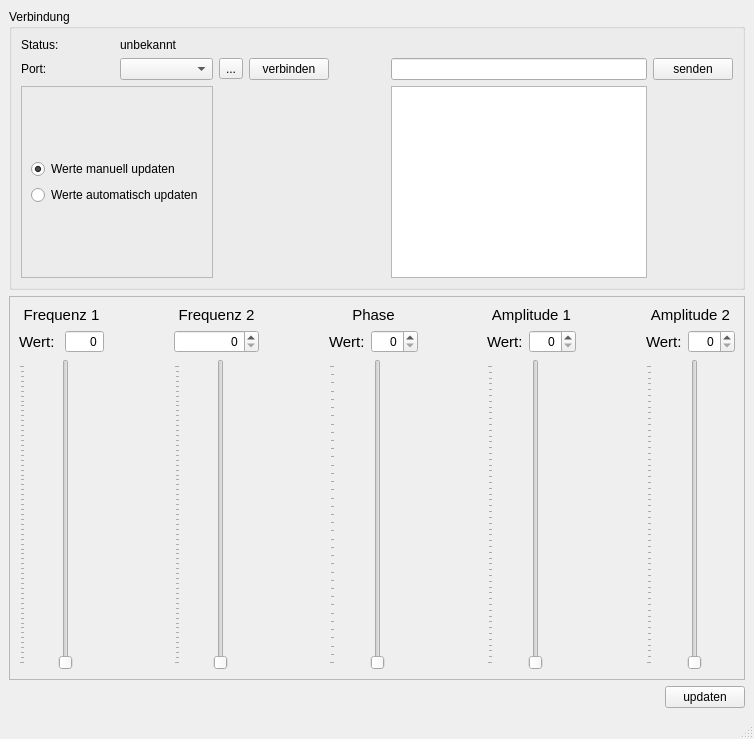
<?xml version="1.0" encoding="UTF-8"?>
<ui version="4.0">
 <class>Hauptfenster_QMW</class>
 <widget class="QMainWindow" name="Hauptfenster_QMW">
  <property name="geometry">
   <rect>
    <x>0</x>
    <y>0</y>
    <width>754</width>
    <height>739</height>
   </rect>
  </property>
  <property name="windowTitle">
   <string>MainWindow</string>
  </property>
  <widget class="QWidget" name="centralwidget">
   <layout class="QGridLayout" name="gridLayout_2">
    <item row="2" column="0" colspan="2">
     <widget class="QFrame" name="frame">
      <property name="minimumSize">
       <size>
        <width>0</width>
        <height>90</height>
       </size>
      </property>
      <property name="frameShape">
       <enum>QFrame::StyledPanel</enum>
      </property>
      <property name="frameShadow">
       <enum>QFrame::Raised</enum>
      </property>
      <layout class="QGridLayout" name="gridLayout">
       <item row="0" column="12" colspan="2">
        <widget class="QLabel" name="label_6">
         <property name="minimumSize">
          <size>
           <width>85</width>
           <height>0</height>
          </size>
         </property>
         <property name="font">
          <font>
           <pointsize>11</pointsize>
          </font>
         </property>
         <property name="text">
          <string>Amplitude 1</string>
         </property>
         <property name="alignment">
          <set>Qt::AlignCenter</set>
         </property>
        </widget>
       </item>
       <item row="0" column="0" colspan="2">
        <widget class="QLabel" name="label">
         <property name="minimumSize">
          <size>
           <width>85</width>
           <height>0</height>
          </size>
         </property>
         <property name="font">
          <font>
           <pointsize>11</pointsize>
          </font>
         </property>
         <property name="text">
          <string>Frequenz 1</string>
         </property>
         <property name="alignment">
          <set>Qt::AlignCenter</set>
         </property>
        </widget>
       </item>
       <item row="2" column="12" colspan="2">
        <widget class="QSlider" name="VS_A1">
         <property name="sizePolicy">
          <sizepolicy hsizetype="Preferred" vsizetype="Expanding">
           <horstretch>0</horstretch>
           <verstretch>0</verstretch>
          </sizepolicy>
         </property>
         <property name="minimumSize">
          <size>
           <width>0</width>
           <height>250</height>
          </size>
         </property>
         <property name="maximum">
          <number>255</number>
         </property>
         <property name="orientation">
          <enum>Qt::Vertical</enum>
         </property>
         <property name="tickPosition">
          <enum>QSlider::TicksAbove</enum>
         </property>
         <property name="tickInterval">
          <number>5</number>
         </property>
        </widget>
       </item>
       <item row="1" column="0">
        <widget class="QLabel" name="label_9">
         <property name="sizePolicy">
          <sizepolicy hsizetype="Minimum" vsizetype="Preferred">
           <horstretch>0</horstretch>
           <verstretch>0</verstretch>
          </sizepolicy>
         </property>
         <property name="font">
          <font>
           <pointsize>11</pointsize>
          </font>
         </property>
         <property name="text">
          <string>Wert:</string>
         </property>
        </widget>
       </item>
       <item row="2" column="15" colspan="2">
        <widget class="QSlider" name="VS_A2">
         <property name="sizePolicy">
          <sizepolicy hsizetype="Preferred" vsizetype="Expanding">
           <horstretch>0</horstretch>
           <verstretch>0</verstretch>
          </sizepolicy>
         </property>
         <property name="minimumSize">
          <size>
           <width>0</width>
           <height>250</height>
          </size>
         </property>
         <property name="maximum">
          <number>255</number>
         </property>
         <property name="orientation">
          <enum>Qt::Vertical</enum>
         </property>
         <property name="tickPosition">
          <enum>QSlider::TicksAbove</enum>
         </property>
         <property name="tickInterval">
          <number>5</number>
         </property>
        </widget>
       </item>
       <item row="2" column="4" colspan="2">
        <widget class="QSlider" name="VS_F2">
         <property name="sizePolicy">
          <sizepolicy hsizetype="Preferred" vsizetype="Expanding">
           <horstretch>0</horstretch>
           <verstretch>0</verstretch>
          </sizepolicy>
         </property>
         <property name="minimumSize">
          <size>
           <width>0</width>
           <height>250</height>
          </size>
         </property>
         <property name="layoutDirection">
          <enum>Qt::LeftToRight</enum>
         </property>
         <property name="maximum">
          <number>300</number>
         </property>
         <property name="orientation">
          <enum>Qt::Vertical</enum>
         </property>
         <property name="tickPosition">
          <enum>QSlider::TicksAbove</enum>
         </property>
         <property name="tickInterval">
          <number>5</number>
         </property>
        </widget>
       </item>
       <item row="1" column="14">
        <spacer name="horizontalSpacer_5">
         <property name="orientation">
          <enum>Qt::Horizontal</enum>
         </property>
         <property name="sizeHint" stdset="0">
          <size>
           <width>40</width>
           <height>20</height>
          </size>
         </property>
        </spacer>
       </item>
       <item row="1" column="12">
        <widget class="QLabel" name="label_11">
         <property name="sizePolicy">
          <sizepolicy hsizetype="Minimum" vsizetype="Preferred">
           <horstretch>0</horstretch>
           <verstretch>0</verstretch>
          </sizepolicy>
         </property>
         <property name="font">
          <font>
           <pointsize>11</pointsize>
          </font>
         </property>
         <property name="text">
          <string>Wert:</string>
         </property>
        </widget>
       </item>
       <item row="0" column="8" colspan="2">
        <widget class="QLabel" name="label_2">
         <property name="minimumSize">
          <size>
           <width>85</width>
           <height>0</height>
          </size>
         </property>
         <property name="font">
          <font>
           <pointsize>11</pointsize>
          </font>
         </property>
         <property name="text">
          <string>Phase</string>
         </property>
         <property name="alignment">
          <set>Qt::AlignCenter</set>
         </property>
        </widget>
       </item>
       <item row="1" column="6">
        <spacer name="horizontalSpacer_3">
         <property name="orientation">
          <enum>Qt::Horizontal</enum>
         </property>
         <property name="sizeHint" stdset="0">
          <size>
           <width>40</width>
           <height>20</height>
          </size>
         </property>
        </spacer>
       </item>
       <item row="2" column="8" colspan="2">
        <widget class="QSlider" name="VS_P">
         <property name="sizePolicy">
          <sizepolicy hsizetype="Preferred" vsizetype="Expanding">
           <horstretch>0</horstretch>
           <verstretch>0</verstretch>
          </sizepolicy>
         </property>
         <property name="minimumSize">
          <size>
           <width>0</width>
           <height>250</height>
          </size>
         </property>
         <property name="maximum">
          <number>360</number>
         </property>
         <property name="pageStep">
          <number>10</number>
         </property>
         <property name="orientation">
          <enum>Qt::Vertical</enum>
         </property>
         <property name="tickPosition">
          <enum>QSlider::TicksAbove</enum>
         </property>
         <property name="tickInterval">
          <number>10</number>
         </property>
        </widget>
       </item>
       <item row="0" column="4" colspan="2">
        <widget class="QLabel" name="label_3">
         <property name="minimumSize">
          <size>
           <width>85</width>
           <height>0</height>
          </size>
         </property>
         <property name="font">
          <font>
           <pointsize>11</pointsize>
          </font>
         </property>
         <property name="text">
          <string>Frequenz 2</string>
         </property>
         <property name="alignment">
          <set>Qt::AlignCenter</set>
         </property>
        </widget>
       </item>
       <item row="2" column="0" colspan="2">
        <widget class="QSlider" name="VS_F1">
         <property name="sizePolicy">
          <sizepolicy hsizetype="Preferred" vsizetype="Expanding">
           <horstretch>0</horstretch>
           <verstretch>0</verstretch>
          </sizepolicy>
         </property>
         <property name="minimumSize">
          <size>
           <width>0</width>
           <height>250</height>
          </size>
         </property>
         <property name="font">
          <font>
           <pointsize>9</pointsize>
          </font>
         </property>
         <property name="maximum">
          <number>300</number>
         </property>
         <property name="singleStep">
          <number>1</number>
         </property>
         <property name="pageStep">
          <number>25</number>
         </property>
         <property name="orientation">
          <enum>Qt::Vertical</enum>
         </property>
         <property name="invertedAppearance">
          <bool>false</bool>
         </property>
         <property name="tickPosition">
          <enum>QSlider::TicksAbove</enum>
         </property>
         <property name="tickInterval">
          <number>5</number>
         </property>
        </widget>
       </item>
       <item row="1" column="11">
        <spacer name="horizontalSpacer_4">
         <property name="orientation">
          <enum>Qt::Horizontal</enum>
         </property>
         <property name="sizeHint" stdset="0">
          <size>
           <width>40</width>
           <height>20</height>
          </size>
         </property>
        </spacer>
       </item>
       <item row="1" column="3">
        <spacer name="horizontalSpacer_2">
         <property name="orientation">
          <enum>Qt::Horizontal</enum>
         </property>
         <property name="sizeHint" stdset="0">
          <size>
           <width>40</width>
           <height>20</height>
          </size>
         </property>
        </spacer>
       </item>
       <item row="1" column="15">
        <widget class="QLabel" name="label_12">
         <property name="sizePolicy">
          <sizepolicy hsizetype="Minimum" vsizetype="Preferred">
           <horstretch>0</horstretch>
           <verstretch>0</verstretch>
          </sizepolicy>
         </property>
         <property name="font">
          <font>
           <pointsize>11</pointsize>
          </font>
         </property>
         <property name="text">
          <string>Wert:</string>
         </property>
        </widget>
       </item>
       <item row="1" column="8">
        <widget class="QLabel" name="label_10">
         <property name="sizePolicy">
          <sizepolicy hsizetype="Minimum" vsizetype="Preferred">
           <horstretch>0</horstretch>
           <verstretch>0</verstretch>
          </sizepolicy>
         </property>
         <property name="font">
          <font>
           <pointsize>11</pointsize>
          </font>
         </property>
         <property name="text">
          <string>Wert:</string>
         </property>
        </widget>
       </item>
       <item row="0" column="15" colspan="2">
        <widget class="QLabel" name="label_7">
         <property name="minimumSize">
          <size>
           <width>85</width>
           <height>0</height>
          </size>
         </property>
         <property name="font">
          <font>
           <pointsize>11</pointsize>
          </font>
         </property>
         <property name="text">
          <string>Amplitude 2</string>
         </property>
         <property name="alignment">
          <set>Qt::AlignCenter</set>
         </property>
        </widget>
       </item>
       <item row="1" column="1">
        <widget class="QSpinBox" name="SB_val_F1">
         <property name="alignment">
          <set>Qt::AlignRight|Qt::AlignTrailing|Qt::AlignVCenter</set>
         </property>
         <property name="buttonSymbols">
          <enum>QAbstractSpinBox::NoButtons</enum>
         </property>
         <property name="maximum">
          <number>300</number>
         </property>
        </widget>
       </item>
       <item row="1" column="9">
        <widget class="QSpinBox" name="SB_val_P">
         <property name="alignment">
          <set>Qt::AlignRight|Qt::AlignTrailing|Qt::AlignVCenter</set>
         </property>
         <property name="readOnly">
          <bool>false</bool>
         </property>
         <property name="buttonSymbols">
          <enum>QAbstractSpinBox::UpDownArrows</enum>
         </property>
         <property name="maximum">
          <number>360</number>
         </property>
        </widget>
       </item>
       <item row="1" column="13">
        <widget class="QSpinBox" name="SB_val_A1">
         <property name="alignment">
          <set>Qt::AlignRight|Qt::AlignTrailing|Qt::AlignVCenter</set>
         </property>
         <property name="readOnly">
          <bool>false</bool>
         </property>
         <property name="buttonSymbols">
          <enum>QAbstractSpinBox::UpDownArrows</enum>
         </property>
         <property name="maximum">
          <number>255</number>
         </property>
        </widget>
       </item>
       <item row="1" column="16">
        <widget class="QSpinBox" name="SB_val_A2">
         <property name="alignment">
          <set>Qt::AlignRight|Qt::AlignTrailing|Qt::AlignVCenter</set>
         </property>
         <property name="readOnly">
          <bool>false</bool>
         </property>
         <property name="buttonSymbols">
          <enum>QAbstractSpinBox::UpDownArrows</enum>
         </property>
         <property name="maximum">
          <number>255</number>
         </property>
        </widget>
       </item>
       <item row="1" column="4" colspan="2">
        <widget class="QSpinBox" name="SB_val_F2">
         <property name="alignment">
          <set>Qt::AlignRight|Qt::AlignTrailing|Qt::AlignVCenter</set>
         </property>
         <property name="readOnly">
          <bool>false</bool>
         </property>
         <property name="buttonSymbols">
          <enum>QAbstractSpinBox::UpDownArrows</enum>
         </property>
         <property name="maximum">
          <number>300</number>
         </property>
        </widget>
       </item>
      </layout>
     </widget>
    </item>
    <item row="3" column="1">
     <widget class="QPushButton" name="B_update">
      <property name="text">
       <string>updaten</string>
      </property>
     </widget>
    </item>
    <item row="3" column="0">
     <spacer name="horizontalSpacer_6">
      <property name="orientation">
       <enum>Qt::Horizontal</enum>
      </property>
      <property name="sizeHint" stdset="0">
       <size>
        <width>40</width>
        <height>20</height>
       </size>
      </property>
     </spacer>
    </item>
    <item row="0" column="0" rowspan="2" colspan="2">
     <widget class="QGroupBox" name="groupBox">
      <property name="minimumSize">
       <size>
        <width>385</width>
        <height>82</height>
       </size>
      </property>
      <property name="title">
       <string>Verbindung</string>
      </property>
      <layout class="QGridLayout" name="gridLayout_3">
       <item row="1" column="4">
        <widget class="QPushButton" name="B_connect">
         <property name="minimumSize">
          <size>
           <width>80</width>
           <height>0</height>
          </size>
         </property>
         <property name="cursor">
          <cursorShape>PointingHandCursor</cursorShape>
         </property>
         <property name="text">
          <string>verbinden</string>
         </property>
        </widget>
       </item>
       <item row="0" column="1">
        <widget class="QLabel" name="label_5">
         <property name="text">
          <string>Status:</string>
         </property>
        </widget>
       </item>
       <item row="1" column="6">
        <widget class="QLineEdit" name="LE_send"/>
       </item>
       <item row="1" column="7">
        <widget class="QPushButton" name="B_send">
         <property name="cursor">
          <cursorShape>PointingHandCursor</cursorShape>
         </property>
         <property name="text">
          <string>senden</string>
         </property>
        </widget>
       </item>
       <item row="1" column="3">
        <widget class="QToolButton" name="TB_refresh_ports">
         <property name="cursor">
          <cursorShape>PointingHandCursor</cursorShape>
         </property>
         <property name="text">
          <string>...</string>
         </property>
        </widget>
       </item>
       <item row="1" column="2">
        <widget class="QComboBox" name="CB_Port">
         <property name="minimumSize">
          <size>
           <width>80</width>
           <height>0</height>
          </size>
         </property>
         <property name="cursor">
          <cursorShape>PointingHandCursor</cursorShape>
         </property>
         <property name="editable">
          <bool>false</bool>
         </property>
        </widget>
       </item>
       <item row="1" column="1">
        <widget class="QLabel" name="label_4">
         <property name="text">
          <string>Port:</string>
         </property>
        </widget>
       </item>
       <item row="2" column="6">
        <widget class="QTextEdit" name="textEditSerial"/>
       </item>
       <item row="0" column="2">
        <widget class="QLabel" name="L_Connection_Status">
         <property name="text">
          <string>unbekannt</string>
         </property>
        </widget>
       </item>
       <item row="1" column="5">
        <spacer name="horizontalSpacer">
         <property name="orientation">
          <enum>Qt::Horizontal</enum>
         </property>
         <property name="sizeHint" stdset="0">
          <size>
           <width>40</width>
           <height>20</height>
          </size>
         </property>
        </spacer>
       </item>
       <item row="2" column="1" colspan="2">
        <widget class="QFrame" name="frame_2">
         <property name="frameShape">
          <enum>QFrame::StyledPanel</enum>
         </property>
         <property name="frameShadow">
          <enum>QFrame::Raised</enum>
         </property>
         <layout class="QGridLayout" name="gridLayout_4">
          <item row="0" column="0">
           <spacer name="verticalSpacer">
            <property name="orientation">
             <enum>Qt::Vertical</enum>
            </property>
            <property name="sizeHint" stdset="0">
             <size>
              <width>20</width>
              <height>40</height>
             </size>
            </property>
           </spacer>
          </item>
          <item row="1" column="0">
           <widget class="QRadioButton" name="RB_manualupdate">
            <property name="text">
             <string>Werte manuell updaten</string>
            </property>
            <property name="checked">
             <bool>true</bool>
            </property>
           </widget>
          </item>
          <item row="2" column="0">
           <widget class="QRadioButton" name="RB_autoupdate">
            <property name="text">
             <string>Werte automatisch updaten</string>
            </property>
           </widget>
          </item>
          <item row="3" column="0">
           <spacer name="verticalSpacer_2">
            <property name="orientation">
             <enum>Qt::Vertical</enum>
            </property>
            <property name="sizeHint" stdset="0">
             <size>
              <width>20</width>
              <height>40</height>
             </size>
            </property>
           </spacer>
          </item>
         </layout>
        </widget>
       </item>
      </layout>
     </widget>
    </item>
   </layout>
  </widget>
  <widget class="QMenuBar" name="Main_Menu">
   <property name="geometry">
    <rect>
     <x>0</x>
     <y>0</y>
     <width>754</width>
     <height>22</height>
    </rect>
   </property>
  </widget>
  <widget class="QStatusBar" name="statusbar"/>
 </widget>
 <resources/>
 <connections/>
</ui>
